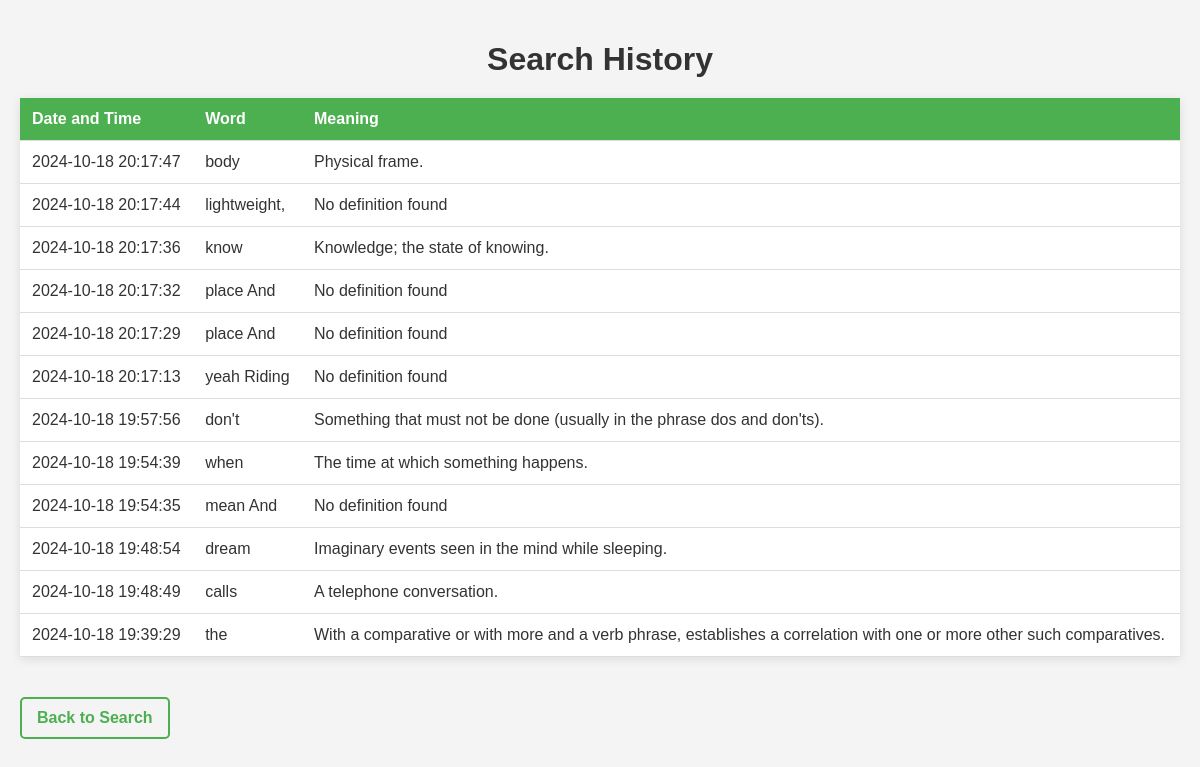
Screenshot of /get_history with the database file from the repository.
### tables this page shows
CREATE TABLE words (
    id INTEGER PRIMARY KEY AUTOINCREMENT,
    date_time TEXT,
    word TEXT,
    meaning TEXT
);

### app.py (the view)
@app.route('/get_history', methods=['GET'])
def see_history():
    history = get_history()
    return render_template('history.html', history=history)

### app.py (called while the page is built)
def get_history():
    conn = sqlite3.connect(DATABASE)
    cursor = conn.cursor()
    cursor.execute("SELECT date_time, word, meaning FROM words ORDER BY id DESC")
    history = cursor.fetchall()
    conn.close()
    return history

### templates/history.html (shortened to what this page needs)
<!DOCTYPE html>
<html lang="en">
<head>
</head>
<body>
    <h1>Search History</h1>
    <table>
        <thead>
            <tr>
                <th>Date and Time</th>
                <th>Word</th>
                <th>Meaning</th>
            </tr>
        </thead>
        <tbody>
            {% for entry in history %}
            <tr>
                <td>{{ entry[0] }}</td>
                <td>{{ entry[1] }}</td>
                <td>{{ entry[2] }}</td>
            </tr>
            {% endfor %}
        </tbody>
    </table>
    <a href="/learn">Back to Search</a>
</body>
</html>

### templates/history.html (style rules this page uses)
body { font-family: Arial, sans-serif; margin: 0; padding: 20px; background-color: #f4f4f4; color: #333; }
h1 { text-align: center; margin-bottom: 20px; }
table { width: 100%; border-collapse: collapse; margin: 20px 0; background-color: #fff; box-shadow: 0 2px 10px rgba(0, 0, 0, 0.1); }
th, td { padding: 12px; text-align: left; border-bottom: 1px solid #ddd; }
th { background-color: #4CAF50; color: white; }
a { display: inline-block; margin: 20px auto; text-align: center; text-decoration: none; color: #4CAF50; font-weight: bold; padding: 10px 15px; border: 2px solid #4CAF50; border-radius: 5px; transition: background-color 0.3s, color 0.3s; }

### rows the page displays
words: date_time "2024-10-18 20:17:47", word "body", meaning "Physical frame."
words: date_time "2024-10-18 20:17:44", word "lightweight,", meaning "No definition found"
words: date_time "2024-10-18 20:17:36", word "know", meaning "Knowledge; the state of knowing."
words: date_time "2024-10-18 20:17:32", word "place And", meaning "No definition found"
words: date_time "2024-10-18 20:17:29", word "place And", meaning "No definition found"
words: date_time "2024-10-18 20:17:13", word "yeah Riding", meaning "No definition found"
words: date_time "2024-10-18 19:57:56", word "don't", meaning "Something that must not be done (usually in the phrase dos and don'ts)."
words: date_time "2024-10-18 19:54:39", word "when", meaning "The time at which something happens."
words: date_time "2024-10-18 19:54:35", word "mean And", meaning "No definition found"
words: date_time "2024-10-18 19:48:54", word "dream", meaning "Imaginary events seen in the mind while sleeping."
words: date_time "2024-10-18 19:48:49", word "calls", meaning "A telephone conversation."
words: date_time "2024-10-18 19:39:29", word "the", meaning "With a comparative or with more and a verb phrase, establishes a correlation with one or more other such comparatives."
